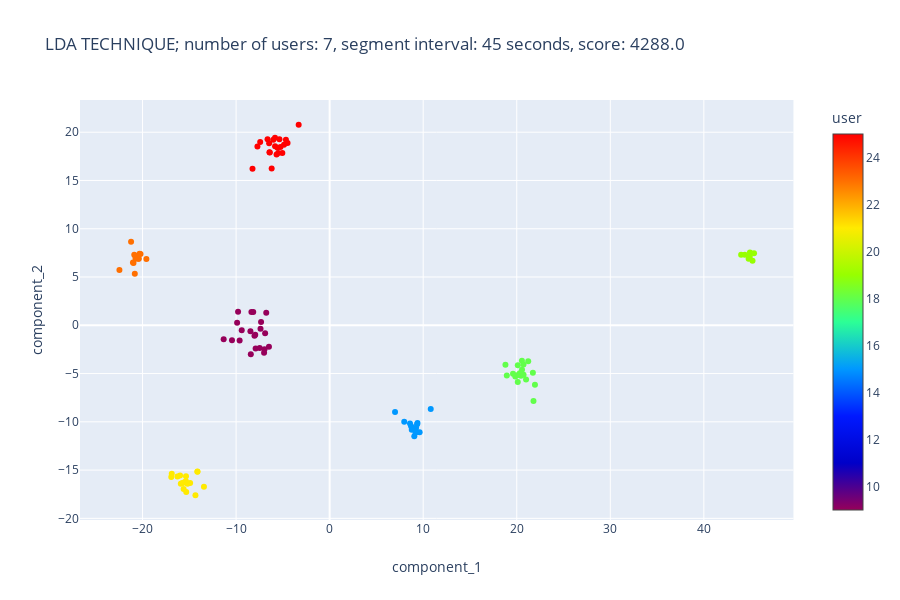
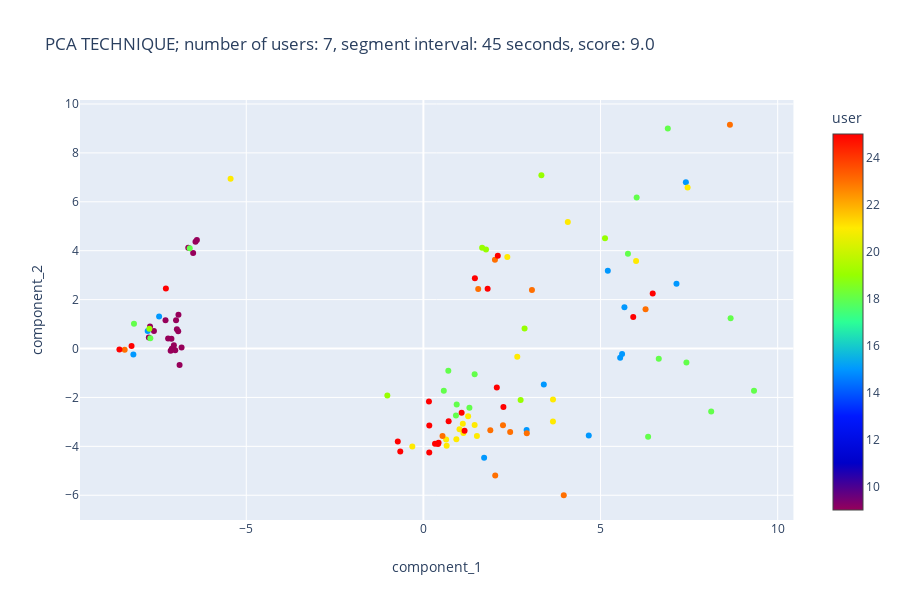

Write notebook code for charts like these, in order.
### Markdown cell above
## Comparison to PCA

In the graphs below, we show the difference in spread of data after taking 2 most prominent components of lda and pca. We can observe a much higher explained variance ratio of the first 2 components with lda, as well as a much cleaner spread between classes.

You can play with the parameters but the result will not change much, as we discovered that lda is much more appropriate for processing the data we posses, mostly as the data is labelled. We will talk about the relation between number of users and length of interval segment in the next paragraphs.

### Code cell
# Parameters
number_of_users = 7
segment_interval_length = 45

# Get n random users and segment interval length
users = get_random_users(n=number_of_users)
interval = segment_intervals.index(segment_interval_length)
# Perform and visualize lda
lda, score = get_lda(datas[interval], users, score=True, stats=False)
fig = scatter(
    lda,
    x="component_1",
    y="component_2",
    color="user",
    color_continuous_scale="Rainbow",
    title="LDA TECHNIQUE; number of users: {}, segment interval: {} seconds, score: {}".format(
        number_of_users, segment_intervals[interval], score
    ),
)
fig.show()
# Perform and visualize pca
pca, score = get_pca(datas[interval], users, score=True, stats=False)
fig = scatter(
    pca,
    x="component_1",
    y="component_2",
    color="user",
    color_continuous_scale="Rainbow",
    title="PCA TECHNIQUE; number of users: {}, segment interval: {} seconds, score: {}".format(
        number_of_users, segment_intervals[interval], score
    ),
)
fig.show()

### Figure 1 — Plotly figure (JSON) as saved in the notebook; plotly's stock layout.template omitted (floating-point values rounded to 4 significant figures)
{"data": [{"hoverlabel": {"namelength": 0}, "hovertemplate": "component_1=%{x}<br>component_2=%{y}<br>user=%{marker.color}", "legendgroup": "", "marker": {"color": [9, 9, 9, 9, 9, 9, 9, 9, 9, 9, 9, 9, 9, 9, 9, 9, 9, 9, 9, 9, 9, 15, 15, 15, 15, 15, 15, 15, 15, 15, 15, 15, 15, 15, 18, 18, 18, 18, 18, 18, 18, 18, 18, 18, 18, 18, 18, 18, 18, 18, 18, 18, 19, 19, 19, 19, 19, 19, 19, 19, 21, 21, 21, 21, 21, 21, 21, 21, 21, 21, 21, 21, 21, 21, 21, 21, 21, 21, 23, 23, 23, 23, 23, 23, 23, 23, 23, 23, 23, 23, 23, 25, 25, 25, 25, 25, 25, 25, 25, 25, 25, 25, 25, 25, 25, 25, 25, 25, 25, 25, 25, 25], "coloraxis": "coloraxis", "symbol": "circle"}, "mode": "markers", "name": "", "showlegend": false, "type": "scatter", "x": [-8.469, -9.622, -6.962, -11.33, -8.037, -9.891, -6.897, -9.4, -9.79, -7.39, -7.912, -6.779, -8.364, -7.331, -8.17, -7.008, -6.489, -8.428, -10.44, -7.955, -7.476, 8.587, 8.707, 9.177, 9.048, 6.99, 9.263, 9.237, 9.616, 9.387, 7.973, 8.777, 9.346, 10.8, 20.72, 19.85, 20.45, 20.55, 20.56, 21.72, 20.11, 20.32, 21.79, 20.03, 19.6, 21.22, 20.99, 21.95, 18.79, 18.94, 20.73, 20.11, 45.2, 44.79, 44.92, 45.36, 44.37, 44.89, 44.89, 43.99, -15.48, -15.91, -14.13, -15.36, -15.33, -15.99, -16.93, -14.13, -15.19, -15.36, -14.91, -14.35, -13.44, -16.27, -16.88, -15.61, -15.81, -15.64, -20.97, -19.59, -21.02, -21.23, -20.4, -20.32, -20.74, -20.74, -20.89, -20.45, -20.22, -20.83, -22.47, -8.248, -5.835, -5.059, -6.433, -6.198, -3.311, -6.469, -7.426, -6.401, -5.258, -5.572, -5.366, -5.842, -6.64, -7.72, -5.677, -4.502, -6.022, -4.877, -5.497, -4.674], "xaxis": "x", "y": [-0.6289, -1.569, -2.478, -1.443, -1.083, 0.2498, -0.8271, -0.5247, 1.414, -0.3574, -2.409, 1.3, 1.365, 0.3503, 1.366, -2.857, -2.236, -3.003, -1.55, -0.9865, -2.36, -10.18, -10.45, -11.13, -11.5, -8.978, -11.02, -10.63, -11.07, -10.12, -10.01, -10.81, -10.24, -8.685, -4.051, -5.309, -5.24, -3.674, -4.602, -4.916, -5.884, -4.968, -7.843, -5.174, -5.023, -3.714, -5.622, -6.152, -4.09, -5.213, -5.125, -4.135, 6.672, 6.879, 7.536, 7.459, 7.313, 7.021, 7.205, 7.312, -16.24, -16.4, -15.18, -16.16, -17.28, -15.55, -15.72, -15.13, -16.41, -15.64, -16.33, -17.61, -16.73, -15.67, -15.39, -16.97, -16.37, -16.31, 6.447, 6.868, 6.51, 8.66, 6.885, 7.402, 6.895, 7.046, 7.298, 6.889, 7.376, 5.328, 5.721, 16.21, 18.54, 17.85, 17.93, 16.24, 20.77, 18.86, 18.99, 17.89, 18.46, 18.4, 19.26, 19.43, 19.26, 18.52, 17.69, 18.89, 19.21, 18.7, 17.86, 19.22], "yaxis": "y"}], "layout": {"coloraxis": {"colorbar": {"title": {"text": "user"}}, "colorscale": [[0, "rgb(150,0,90)"], [0.125, "rgb(0,0,200)"], [0.25, "rgb(0,25,255)"], [0.375, "rgb(0,152,255)"], [0.5, "rgb(44,255,150)"], [0.625, "rgb(151,255,0)"], [0.75, "rgb(255,234,0)"], [0.875, "rgb(255,111,0)"], [1, "rgb(255,0,0)"]]}, "height": 600, "legend": {"tracegroupgap": 0}, "title": {"text": "LDA TECHNIQUE; number of users: 7, segment interval: 45 seconds, score: 4288.0"}, "xaxis": {"anchor": "y", "domain": [0, 0.98], "title": {"text": "component_1"}}, "yaxis": {"anchor": "x", "domain": [0, 1], "title": {"text": "component_2"}}}}

### Figure 2 — Plotly figure (JSON) as saved in the notebook; plotly's stock layout.template omitted (floating-point values rounded to 4 significant figures)
{"data": [{"hoverlabel": {"namelength": 0}, "hovertemplate": "component_1=%{x}<br>component_2=%{y}<br>user=%{marker.color}", "legendgroup": "", "marker": {"color": [9, 9, 9, 9, 9, 9, 9, 9, 9, 9, 9, 9, 9, 9, 9, 9, 9, 9, 9, 9, 9, 15, 15, 15, 15, 15, 15, 15, 15, 15, 15, 15, 15, 15, 18, 18, 18, 18, 18, 18, 18, 18, 18, 18, 18, 18, 18, 18, 18, 18, 18, 18, 19, 19, 19, 19, 19, 19, 19, 19, 21, 21, 21, 21, 21, 21, 21, 21, 21, 21, 21, 21, 21, 21, 21, 21, 21, 21, 23, 23, 23, 23, 23, 23, 23, 23, 23, 23, 23, 23, 23, 25, 25, 25, 25, 25, 25, 25, 25, 25, 25, 25, 25, 25, 25, 25, 25, 25, 25, 25, 25, 25], "coloraxis": "coloraxis", "symbol": "circle"}, "mode": "markers", "name": "", "showlegend": false, "type": "scatter", "x": [-7.716, -6.637, -7.749, -7.278, -6.958, -7.206, -7.059, -7.101, -7.133, -6.981, -6.393, -7.605, -6.499, -6.914, -7.112, -7.043, -7.004, -6.825, -6.882, -6.92, -6.432, -7.782, 7.408, 5.554, 2.914, 3.399, 4.668, 5.608, 5.205, 1.714, -7.46, 7.143, 5.674, -8.186, -6.595, 8.671, 8.123, 7.424, 9.332, 6.342, 6.643, 5.774, -7.707, 1.447, 6.019, 0.7032, 1.299, 0.576, 0.9395, 0.9192, 6.899, -8.169, -7.734, 1.658, 2.855, 3.331, 2.744, 5.126, 1.768, -1.018, -5.442, 6.003, 1.263, 0.9302, -0.3123, 0.6414, 1.112, 2.65, 4.076, 3.657, 7.457, 1.019, 0.6564, 1.446, 1.511, 1.129, 3.658, 2.368, 3.064, 6.27, 2.246, 2.449, 2.919, 2.02, -8.431, 3.962, 8.652, 2.027, 1.889, 0.5394, 1.547, -8.238, 1.813, 5.923, 1.079, 1.162, 0.3278, -0.6524, -0.7226, 2.258, 0.1569, 1.453, -8.58, -7.268, 6.472, 0.4127, 0.1664, 0.4286, 0.7125, 0.165, 2.072, 2.1], "xaxis": "x", "y": [0.8993, 4.12, 0.4505, 1.156, 0.7841, 0.4085, 0.02605, -0.01309, -0.08671, 1.154, 4.44, 0.7159, 3.91, 1.385, 0.4009, 0.1336, -0.067, 0.03952, -0.671, 0.7052, 4.369, 0.7124, 6.797, -0.3798, -3.33, -1.475, -3.557, -0.2186, 3.176, -4.471, 1.312, 2.645, 1.689, -0.2442, 4.105, 1.24, -2.577, -0.5757, -1.725, -3.603, -0.4206, 3.877, 0.4236, -1.049, 6.179, -0.9132, -2.42, -1.73, -2.287, -2.742, 8.998, 1.011, 0.8078, 4.118, 0.8176, 7.086, -2.101, 4.513, 4.053, -1.917, 6.94, 3.582, -2.768, -3.714, -4.002, -3.721, -3.073, -0.3373, 5.174, -2.98, 6.58, -3.305, -3.972, -3.123, -3.576, -3.454, -2.086, 3.746, 2.393, 1.602, -3.133, -3.416, -3.463, 3.635, -0.05453, -6.0, 9.151, -5.195, -3.347, -3.579, 2.434, 0.1043, 2.444, 1.288, -2.63, -3.365, -3.897, -4.209, -3.802, -2.388, -2.169, 2.875, -0.03472, 2.452, 2.246, -3.903, -3.152, -3.857, -2.972, -4.256, -1.597, 3.799], "yaxis": "y"}], "layout": {"coloraxis": {"colorbar": {"title": {"text": "user"}}, "colorscale": [[0, "rgb(150,0,90)"], [0.125, "rgb(0,0,200)"], [0.25, "rgb(0,25,255)"], [0.375, "rgb(0,152,255)"], [0.5, "rgb(44,255,150)"], [0.625, "rgb(151,255,0)"], [0.75, "rgb(255,234,0)"], [0.875, "rgb(255,111,0)"], [1, "rgb(255,0,0)"]]}, "height": 600, "legend": {"tracegroupgap": 0}, "title": {"text": "PCA TECHNIQUE; number of users: 7, segment interval: 45 seconds, score: 9.0"}, "xaxis": {"anchor": "y", "domain": [0, 0.98], "title": {"text": "component_1"}}, "yaxis": {"anchor": "x", "domain": [0, 1], "title": {"text": "component_2"}}}}
